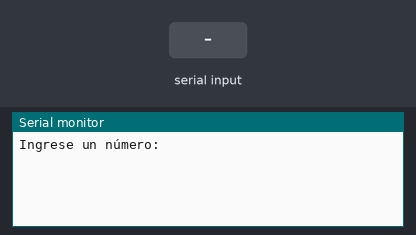
Recording of a sketch running on a simulated Arduino Uno, built with avr-gcc and run on an emulated ATmega328P. Parts: the last lines printed to the serial monitor. The inputs (shaded band) are chosen by the test bench.

Above: at 1.2 s.
1.3 s: "90,45\n" received over Serial
At 2.1 s:
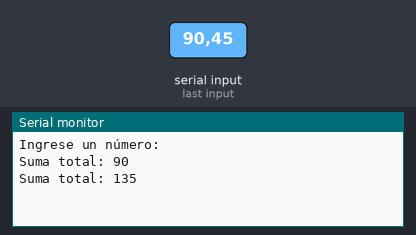
2.8 s: "30,150\n" received over Serial
At 5.3 s:
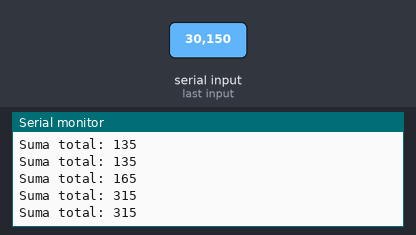
Timing chart, 0 to 6.8 s (numbered marks = the images above; inputs shaded):
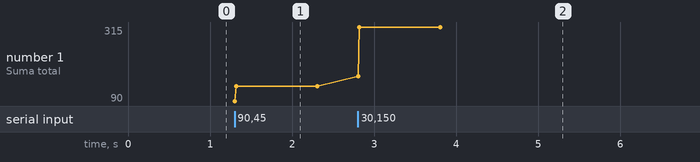

The sketch:

sumatorio.ino
```cpp
void setup() {
  // put your setup code here, to run once:
  Serial.begin(9600);

}

void loop() {
  int numero;
  int suma = 0;
  Serial.println("Ingrese un número: ");

  while (true) {
    while (!Serial.available());
    numero = Serial.parseInt();

    suma += numero;
    Serial.println("Suma total: " + String(suma));
  }


}
```

Measured:
- after the input at 1.3 s, the serial monitor: prints a new line at once (image 1)
- after the input at 2.8 s, the serial monitor: prints a new line at once (image 2)
- plotted number 1: 135 → 315 after the input at 2.8 s
